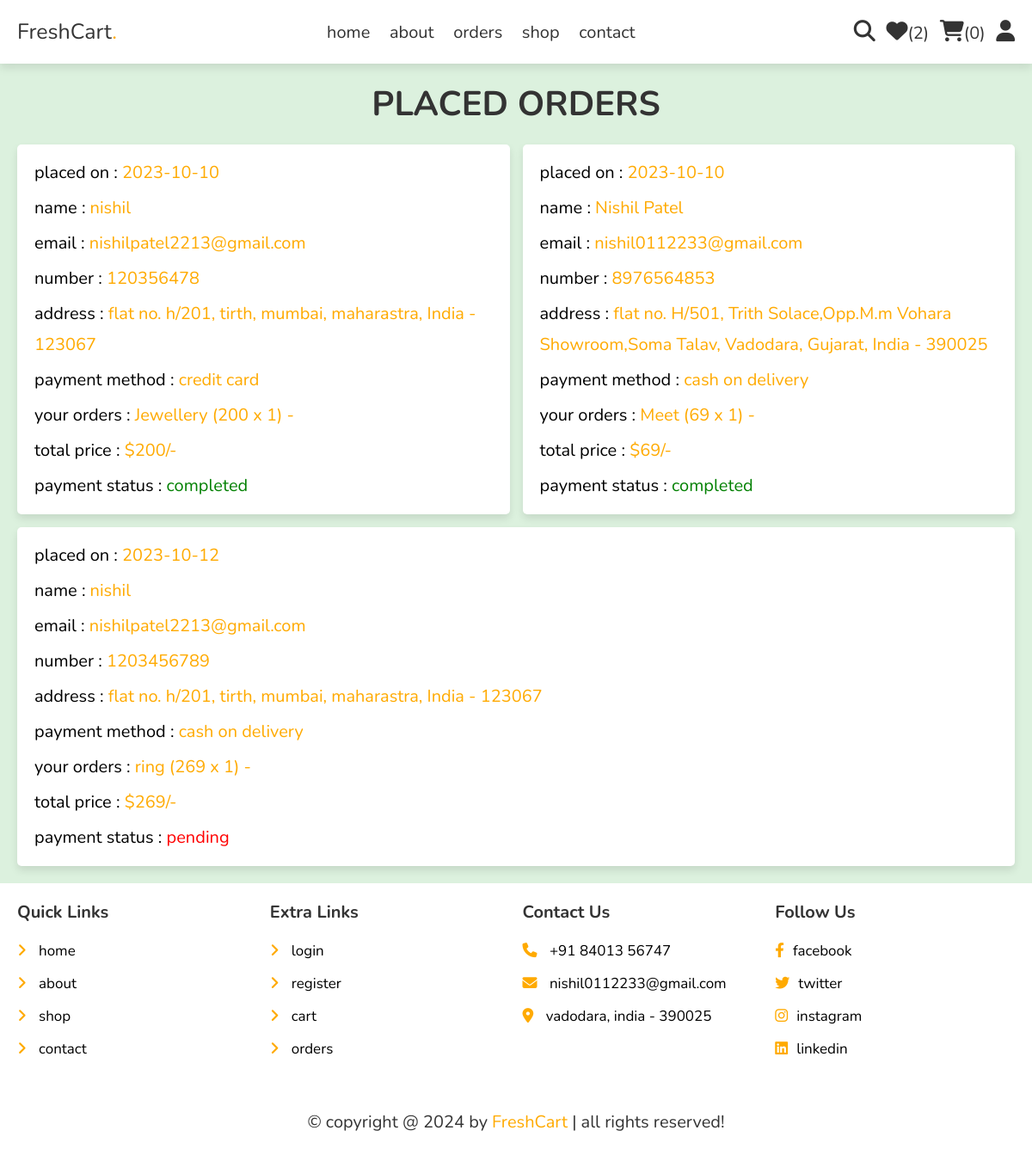
Screenshot of /orders.php (signed in) with the database file from the repository.
### tables this page shows
CREATE TABLE `orders` (
  `id` int(100) NOT NULL,
  `user_id` int(100) NOT NULL,
  `name` varchar(20) NOT NULL,
  `number` varchar(10) NOT NULL,
  `email` varchar(50) NOT NULL,
  `method` varchar(50) NOT NULL,
  `address` varchar(500) NOT NULL,
  `total_products` varchar(1000) NOT NULL,
  `total_price` int(100) NOT NULL,
  `placed_on` date NOT NULL DEFAULT current_timestamp(),
  `payment_status` varchar(20) NOT NULL DEFAULT 'pending'
);

### orders.php (the view, shortened to what this page needs)
<?php
include 'components/connect.php';
if(isset($_SESSION['user_id'])){
   $user_id = $_SESSION['user_id'];
}else{
   $user_id = '';
};
?>
<!DOCTYPE html>
<html lang="en">
<head>
   <link rel="stylesheet" href="https://cdnjs.cloudflare.com/ajax/libs/font-awesome/6.1.1/css/all.min.css">
   <link rel="stylesheet" href="style.css">
</head>
<body>
<?php include 'components/user_header.php'; ?>
<section class="orders">
   <h1 class="heading">placed orders</h1>
   <div class="box-container">
   <?php
      if($user_id == ''){
         echo '<p class="empty">please login to see your orders</p>';
      }else{
         $select_orders = $conn->prepare("SELECT * FROM `orders` WHERE user_id = ?");
         $select_orders->execute([$user_id]);
         if($select_orders->rowCount() > 0){
            while($fetch_orders = $select_orders->fetch(PDO::FETCH_ASSOC)){
   ?>
   <div class="box">
      <p>placed on : <span><?= $fetch_orders['placed_on']; ?></span></p>
      <p>name : <span><?= $fetch_orders['name']; ?></span></p>
      <p>email : <span><?= $fetch_orders['email']; ?></span></p>
      <p>number : <span><?= $fetch_orders['number']; ?></span></p>
      <p>address : <span><?= $fetch_orders['address']; ?></span></p>
      <p>payment method : <span><?= $fetch_orders['method']; ?></span></p>
      <p>your orders : <span><?= $fetch_orders['total_products']; ?></span></p>
      <p>total price : <span>$<?= $fetch_orders['total_price']; ?>/-</span></p>
      <p> payment status : <span style="color:<?php if($fetch_orders['payment_status'] == 'pending'){ echo 'red'; }else{ echo 'green'; }; ?>"><?= $fetch_orders['payment_status']; ?></span> </p>
   </div>
   <?php
      }
      }else{
         echo '<p class="empty">no orders placed yet!</p>';
      }
      }
   ?>
   </div>
</section>
<?php include 'components/footer.php'; ?>
</body>
</html>

### components/user_header.php (shortened to what this page needs)
<header class="header">
   <section class="flex">
      <a href="home.php" class="logo">FreshCart<span>.</span></a>
      <nav class="navbar">
         <a href="home.php">home</a>
         <a href="about.php">about</a>
         <a href="orders.php">orders</a>
         <a href="shop.php">shop</a>
         <a href="contact.php">contact</a>
      </nav>
      <div class="icons">
         <?php
            $count_wishlist_items = $conn->prepare("SELECT * FROM `wishlist` WHERE user_id = ?");
            $count_wishlist_items->execute([$user_id]);
            $total_wishlist_counts = $count_wishlist_items->rowCount();
            $count_cart_items = $conn->prepare("SELECT * FROM `cart` WHERE user_id = ?");
            $count_cart_items->execute([$user_id]);
            $total_cart_counts = $count_cart_items->rowCount();
         ?>
         <a href="search_page.php"><i class="fas fa-search"></i></a>
         <a href="wishlist.php"><i class="fas fa-heart"></i><span>(<?= $total_wishlist_counts; ?>)</span></a>
         <a href="cart.php"><i class="fas fa-shopping-cart"></i><span>(<?= $total_cart_counts; ?>)</span></a>
         <div id="user-btn" class="fas fa-user"></div>
      </div>
   </section>
</header>

### components/footer.php
<footer class="footer">
   <section class="grid">
      <div class="box">
         <h3>quick links</h3>
         <a href="home.php"> <i class="fas fa-angle-right"></i> home</a>
         <a href="about.php"> <i class="fas fa-angle-right"></i> about</a>
         <a href="shop.php"> <i class="fas fa-angle-right"></i> shop</a>
         <a href="contact.php"> <i class="fas fa-angle-right"></i> contact</a>
      </div>
      <div class="box">
         <h3>extra links</h3>
         <a href="user_login.php"> <i class="fas fa-angle-right"></i> login</a>
         <a href="user_register.php"> <i class="fas fa-angle-right"></i> register</a>
         <a href="cart.php"> <i class="fas fa-angle-right"></i> cart</a>
         <a href="orders.php"> <i class="fas fa-angle-right"></i> orders</a>
      </div>
      <div class="box">
         <h3>contact us</h3>
         <a href="tel:8401356747"><i class="fas fa-phone"></i> +91 84013 56747</a>
         <a href="mailto:nishil0112233@gmail.com"><i class="fas fa-envelope"></i> nishil0112233@gmail.com</a>
         <a href="https://www.google.com/myplace"><i class="fas fa-map-marker-alt"></i> vadodara, india - 390025 </a>
      </div>
      <div class="box">
         <h3>follow us</h3>
         <a href="#"><i class="fab fa-facebook-f"></i>facebook</a>
         <a href="#"><i class="fab fa-twitter"></i>twitter</a>
         <a href="#"><i class="fab fa-instagram"></i>instagram</a>
         <a href="#"><i class="fab fa-linkedin"></i>linkedin</a>
      </div>
   </section>
   <div class="credit">&copy; copyright @ <?= date('Y'); ?> by <span>FreshCart</span> | all rights reserved!</div>
</footer>

### style.css (style rules this page uses)
:root { --main-color:#ffaa00; --orange:#37ff00; --red:#ff0000; --black:#333; --white:#ffff; --light-color:#000; --light-bg:#dcf1de; --box-shadow:0 .5rem 1rem rgba(0,0,0,.1); }
* { font-family: 'Nunito', sans-serif; margin:0; padding:0; box-sizing: border-box; outline: none; border:none; text-decoration: none; }
html { font-size: 62.5%; overflow-x: hidden; }
body { background-color: var(--light-bg); }
section { padding:2rem; max-width: 1200px; margin:0 auto; }
.heading { font-size: 4rem; color:var(--black); margin-bottom: 2rem; text-align: center; text-transform: uppercase; }
.header { position: sticky; top:0; left:0; right:0; background-color: var(--white); box-shadow: var(--box-shadow); z-index: 1000; }
.header .flex { display: flex; align-items: center; justify-content: space-between; position: relative; }
.header .flex .logo { font-size: 2.5rem; color:var(--black); }
.header .flex .logo span { color:var(--main-color); }
.header .flex .navbar a { margin:0 1rem; font-size: 2rem; color:var(--black); }
.header .flex .icons > * { margin-left: 1rem; font-size: 2.5rem; cursor: pointer; color:var(--black); }
.header .flex .icons a span { font-size: 2rem; }
.orders .box-container { display: flex; flex-wrap: wrap; gap:1.5rem; align-items: flex-start; }
.orders .box-container .box { padding:1rem 2rem; flex:1 1 40rem; border:var(--border); background-color: var(--white); box-shadow: var(--box-shadow); border-radius: .5rem; }
.orders .box-container .box p { margin:.5rem 0; line-height: 1.8; font-size: 2rem; color:var(--light-color); }
.orders .box-container .box p span { color:var(--main-color); }
.footer { background-color: var(--white); }
.footer .grid { display: grid; grid-template-columns: repeat(auto-fit, minmax(27rem, 1fr)); gap:1.5rem; align-items: flex-start; }
.footer .grid .box h3 { font-size: 2rem; color:var(--black); margin-bottom: 2rem; text-transform: capitalize; }
.footer .grid .box a { display: block; margin:1.5rem 0; font-size: 1.7rem; color:var(--light-color); }
.footer .grid .box a i { padding-right: 1rem; color:var(--main-color); transition: .2s linear; }
.footer .credit { text-align: center; padding: 2.5rem 2rem; border-top: var(--border); font-size: 2rem; color:var(--black); }
.footer .credit span { color:var(--main-color); }

### rows the page displays
orders: placed_on "2023-10-10", name "nishil", email "nishilpatel2213@gmail.com", number "120356478", address "flat no. h/201, tirth, mumbai, maharastra, India - 123067", method "credit card", total_products "Jewellery (200 x 1) -", total_price "200", payment_status "completed"
orders: placed_on "2023-10-10", name "Nishil Patel", email "nishil0112233@gmail.com", number "8976564853", address "flat no. H/501, Trith Solace,Opp.M.m Vohara Showroom,Soma Talav, Vadodara, Gujarat, India - 390025", method "cash on delivery", total_products "Meet (69 x 1) -", total_price "69", payment_status "completed"
orders: placed_on "2023-10-12", name "nishil", email "nishilpatel2213@gmail.com", number "1203456789", address "flat no. h/201, tirth, mumbai, maharastra, India - 123067", method "cash on delivery", total_products "ring (269 x 1) -", total_price "269", payment_status "pending"

### other values shown
$total_wishlist_counts "2"
$total_cart_counts "0"
